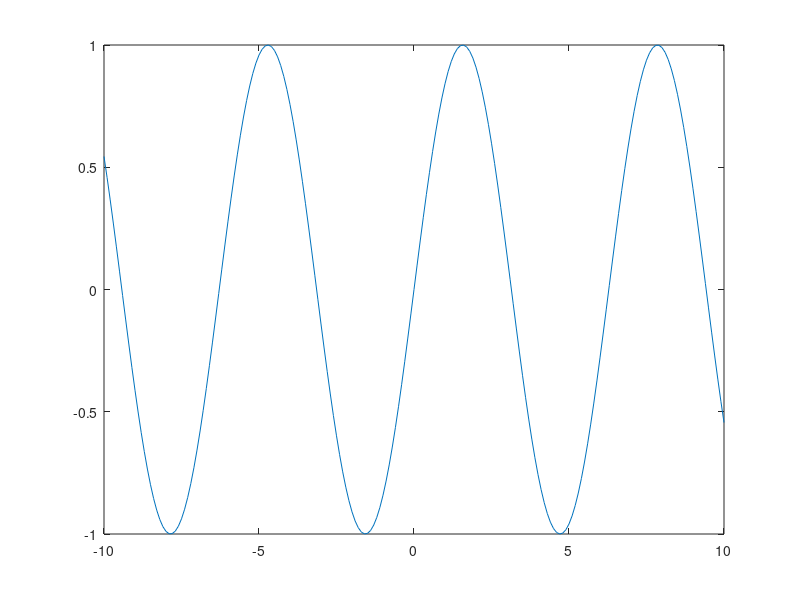

This chart was generated by the following MATLAB code:
#! /usr/bin/octave --persist
# Octave test file

# Array of numbers from -10 to 10 with 0.1 steps.
x = -10:0.1:10;  
# Calcs sin for all the numbers in the array.
y = sin (x);
plot(x, y);
